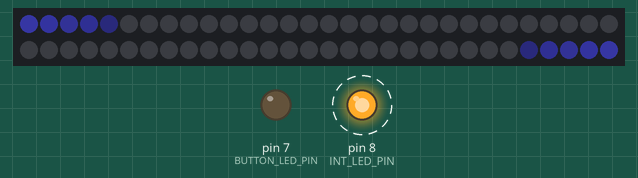
A sketch run on a simulated Arduino Uno, built with avr-gcc and run on an emulated ATmega328P. On the bench: 60 RGB LEDs in strip order, left to right, continuing on the next row, output pins drawn as LEDs (lit = HIGH). Dashed ring = blinking. Dim RGB values are drawn brighter than linear; the strip is taken to match the declared colour order; random numbers use the default seed unless the sketch sets one; what the sketch prints to the serial monitor is not drawn.

Above: at 0.6 s.
At 20.18 s:
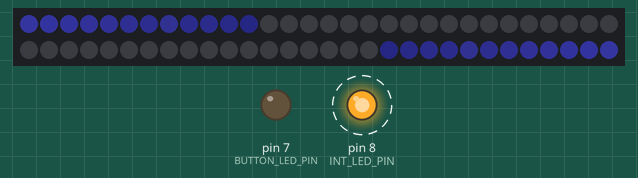
At 39.88 s:
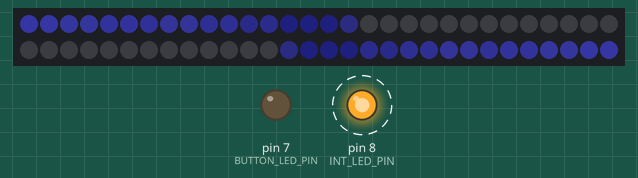
Timing chart, 0 to 40.0 s (numbered marks = the images above):
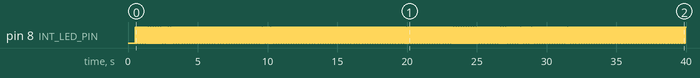

Measured:
- by itself, pin 8 (INT_LED_PIN): alternates HIGH for 0.05 s and LOW for 0.04 s

The sketch:

basic_glow_reaction.ino
```cpp
#include <Adafruit_NeoPixel.h>
#include <math.h>
// Include your MPU library here
// #include <Wire.h>
// #include <MPU6050.h>

// ------------------------------------------------------
// CONFIG VARIABLES
// ------------------------------------------------------

#define LED_PIN        2
#define LED_COUNT      60        // 60 LEDs total
#define FRONT_LEDS     30        // 0..29 front side
#define BACK_LEDS      30        // 30..59 back side
#define LED_BRIGHTNESS 80        // 0..255

const int BUTTON_PIN      = 0;   // push button to GND
const int BUTTON_LED_PIN  = 7;   // LED in the button (optional)
const int INT_LED_PIN     = 8;   // onboard LED (heartbeat)

// debounce in ms
const unsigned long DEBOUNCE_MS = 40;

// ------------------------------------------------------
// GLOBALS
// ------------------------------------------------------

Adafruit_NeoPixel strip(LED_COUNT, LED_PIN, NEO_RGBW + NEO_KHZ800);

// flame color palette
const int NUM_COLORS = 4;
uint32_t flameColors[NUM_COLORS];

int currentColorIndex = 0;

// button state
int lastButtonState = HIGH;
int stableButtonState = HIGH;
unsigned long lastDebounceTime = 0;

// simple gyro variable (students should update this from MPU)
float tiltValue = 0.0;   // for example from -90 to +90 degrees

// ------------------------------------------------------
// FORWARD DECLARATIONS
// ------------------------------------------------------

void setupMPU();
void readMPU();         // students fill in and set tiltValue

float getTiltValue();

void updateButton();
void onButtonPressed();

void updateFlame();
uint32_t scaleColor(uint32_t color, float factor);

// ------------------------------------------------------
// SETUP
// ------------------------------------------------------

void setup() {
  pinMode(BUTTON_PIN, INPUT_PULLUP);
  pinMode(BUTTON_LED_PIN, OUTPUT);
  pinMode(INT_LED_PIN, OUTPUT);

  strip.begin();
  strip.setBrightness(LED_BRIGHTNESS);
  strip.show();

  Serial.begin(115200);
  delay(500);
  Serial.println("Simple gyro flame test");

  // default flame palette
  // mainly blue, then other colors to cycle through
  flameColors[0] = strip.Color(0, 0, 80, 40);  // blue flame
  flameColors[1] = strip.Color(80, 0, 0, 40);  // red flame
  flameColors[2] = strip.Color(0, 80, 0, 40);  // green flame
  flameColors[3] = strip.Color(80, 20, 0, 40); // orange flame

  currentColorIndex = 0;

  // MPU placeholder
  setupMPU();

  // seed random for flicker
  randomSeed(analogRead(0));
}

// ------------------------------------------------------
// MAIN LOOP
// ------------------------------------------------------

void loop() {
  // heartbeat LED
  digitalWrite(INT_LED_PIN, HIGH);
  delay(50);
  digitalWrite(INT_LED_PIN, LOW);

  updateButton();
  readMPU();       // students fill in
  updateFlame();   // draw the flame effect

  delay(30);       // small delay for animation
}

// ------------------------------------------------------
// BUTTON HANDLING
// ------------------------------------------------------

void updateButton() {
  int reading = digitalRead(BUTTON_PIN);
  unsigned long now = millis();

  if (reading != lastButtonState) {
    lastDebounceTime = now;
  }

  if ((now - lastDebounceTime) > DEBOUNCE_MS) {
    if (reading != stableButtonState) {
      stableButtonState = reading;

      // detect press (HIGH to LOW)
      if (stableButtonState == LOW) {
        onButtonPressed();
      }
    }
  }

  lastButtonState = reading;
}

void onButtonPressed() {
  // cycle color index
  currentColorIndex = (currentColorIndex + 1) % NUM_COLORS;

  // show button LED as simple feedback
  digitalWrite(BUTTON_LED_PIN, currentColorIndex % 2 ? HIGH : LOW);

  Serial.print("Button pressed, color index = ");
  Serial.println(currentColorIndex);
}

// ------------------------------------------------------
// MPU PLACEHOLDERS
// ------------------------------------------------------

void setupMPU() {
  // TODO: students setup MPU here
  // Example:
  // Wire.begin();
  // mpu.initialize();
  Serial.println("MPU setup placeholder");
}

void readMPU() {
  // TODO: students read gyro or accelerometer and set tiltValue
  // For example:
  // tiltValue = someAngleInDegrees;  // between -90 and +90

  // placeholder: simple slow sweep for testing without sensor
  static unsigned long startTime = millis();
  float t = (millis() - startTime) / 1000.0;
  tiltValue = 45.0 * sin(t);  // fake tilt between -45 and +45
}

float getTiltValue() {
  return tiltValue;
}

// ------------------------------------------------------
// FLAME EFFECT
// ------------------------------------------------------

// reacts to tiltValue and draws a "flame" from base (0 and 59) to tip (29 and 30)
void updateFlame() {
  float tilt = getTiltValue();           // expected range about -90..+90
  tilt = constrain(tilt, -90.0, 90.0);

  // map absolute tilt to flame height
  // straight up: high flame
  // flat: low flame
  int minHeight = 5;                     // never completely off
  int maxHeight = FRONT_LEDS;           // 30
  int flameHeight = map((int)abs(tilt), 0, 90, minHeight, maxHeight);

  if (flameHeight < minHeight) flameHeight = minHeight;
  if (flameHeight > FRONT_LEDS) flameHeight = FRONT_LEDS;

  uint32_t baseColor = flameColors[currentColorIndex];

  strip.clear();

  // positionFromBase goes from 0 to 29
  // front index increases from base 0 to tip 29
  // back index decreases from base 59 to tip 30
  for (int pos = 0; pos < FRONT_LEDS; pos++) {
    int frontIndex = pos;
    int backIndex  = LED_COUNT - 1 - pos;  // 59..30

    // if outside current flame height, turn off
    if (pos >= flameHeight) {
      strip.setPixelColor(frontIndex, 0);
      strip.setPixelColor(backIndex, 0);
      continue;
    }

    // brightness factor, brighter near the base
    float baseFactor = (float)(flameHeight - pos) / (float)flameHeight;

    // add some random flicker
    float flicker = random(-10, 15) / 100.0;  // -0.10 to +0.15
    float factor = baseFactor + flicker;
    if (factor < 0.0) factor = 0.0;
    if (factor > 1.0) factor = 1.0;

    uint32_t c = scaleColor(baseColor, factor);
    strip.setPixelColor(frontIndex, c);
    strip.setPixelColor(backIndex, c);
  }

  strip.show();
}

// scale RGBW color by factor 0..1
uint32_t scaleColor(uint32_t color, float factor) {
  if (factor < 0.0) factor = 0.0;
  if (factor > 1.0) factor = 1.0;

  uint8_t r = (color >> 16) & 0xFF;
  uint8_t g = (color >> 8)  & 0xFF;
  uint8_t b =  color        & 0xFF;
  uint8_t w = (color >> 24) & 0xFF;

  r = (uint8_t)(r * factor);
  g = (uint8_t)(g * factor);
  b = (uint8_t)(b * factor);
  w = (uint8_t)(w * factor);

  return Adafruit_NeoPixel::Color(r, g, b, w);
}
```
